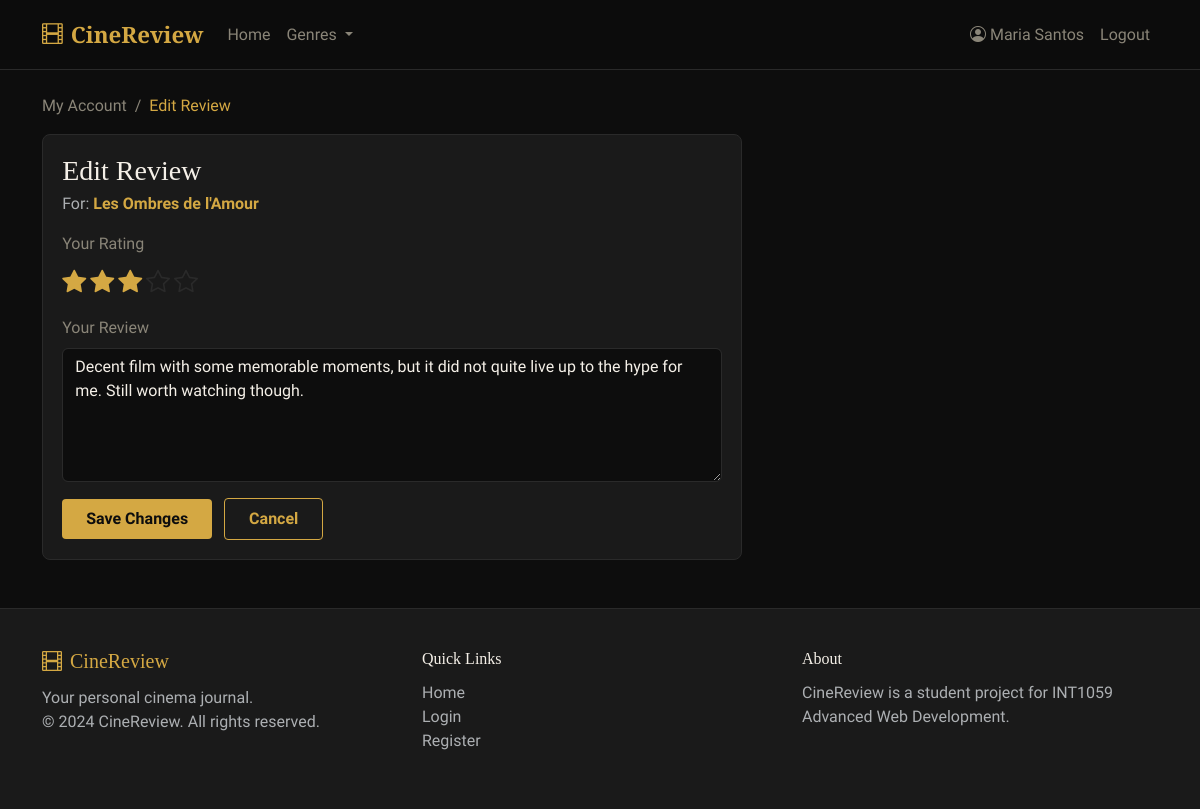
/edit_review.php?id=4 (signed in), run on the app's committed database.
### tables this page shows
CREATE TABLE `reviews` (
  `id` int(11) NOT NULL AUTO_INCREMENT,
  `user_id` int(11) NOT NULL,
  `movie_id` int(11) NOT NULL,
  `rating` int(11) NOT NULL CHECK (`rating` between 1 and 5),
  `review_text` text NOT NULL,
  `created_at` timestamp NOT NULL DEFAULT current_timestamp(),
  PRIMARY KEY (`id`),
  KEY `user_id` (`user_id`),
  KEY `movie_id` (`movie_id`),
  CONSTRAINT `reviews_ibfk_1` FOREIGN KEY (`user_id`) REFERENCES `users` (`id`) ON DELETE CASCADE,
  CONSTRAINT `reviews_ibfk_2` FOREIGN KEY (`movie_id`) REFERENCES `movies` (`id`) ON DELETE CASCADE
);

CREATE TABLE `movies` (
  `id` int(11) NOT NULL AUTO_INCREMENT,
  `title` varchar(200) NOT NULL,
  `year` int(11) NOT NULL,
  `genre` varchar(50) NOT NULL,
  `director` varchar(100) NOT NULL,
  `cast_members` varchar(500) NOT NULL,
  `description` text NOT NULL,
  `poster` varchar(500) NOT NULL,
  PRIMARY KEY (`id`)
);

### edit_review.php (the view, shortened to what this page needs)
<?php
require_once 'includes/auth.php';
$reviewId = isset($_GET['id']) ? (int)$_GET['id'] : 0;
$stmt = $conn->prepare("SELECT r.*, m.title as movie_title FROM reviews r JOIN movies m ON r.movie_id = m.id WHERE r.id = ? AND r.user_id = ?");
$stmt->bind_param("ii", $reviewId, $_SESSION['user_id']);
$stmt->execute();
$review = $stmt->get_result()->fetch_assoc();
require_once 'includes/header.php';
?>
<div class="container mt-4 mb-5">
    <nav aria-label="breadcrumb">
        <ol class="breadcrumb">
            <li class="breadcrumb-item"><a href="account.php">My Account</a></li>
            <li class="breadcrumb-item active">Edit Review</li>
        </ol>
    </nav>
    <div class="review-card" style="max-width:700px;">
        <h3 class="mb-1">Edit Review</h3>
        <p class="text-muted mb-3">For: <strong style="color:var(--cr-gold);"><?php echo htmlspecialchars($review['movie_title']); ?></strong></p>
        <form method="POST">
            <div class="mb-3">
                <label class="form-label" style="color:var(--cr-text-muted);">Your Rating</label>
                <div class="star-rating-input" id="starRating">
                    <?php for ($i = 1; $i <= 5; $i++): ?>
                        <i class="bi bi-star<?php echo $i <= $review['rating'] ? '-fill active' : ''; ?>" data-value="<?php echo $i; ?>" onclick="setRating(<?php echo $i; ?>)"></i>
                    <?php endfor; ?>
                </div>
            </div>
            <div class="mb-3">
                <label class="form-label" style="color:var(--cr-text-muted);">Your Review</label>
                <textarea class="form-control" name="review_text" rows="5" style="background-color:var(--cr-bg); border-color:var(--cr-border); color:var(--cr-text);"><?php echo htmlspecialchars($review['review_text']); ?></textarea>
            </div>
            <button type="submit" class="btn btn-gold">Save Changes</button>
            <a href="account.php?tab=reviews" class="btn btn-outline-gold ms-2">Cancel</a>
        </form>
    </div>
</div>
<?php require_once 'includes/footer.php'; ?>

### assets/css/style.css (style rules this page uses)
:root { --cr-bg: #0D0D0D; --cr-bg-light: #1A1A1A; --cr-bg-card: #141414; --cr-gold: #D4A843; --cr-gold-hover: #E8C36A; --cr-text: #F5F0E8; --cr-text-muted: #8A8578; --cr-border: #2A2A2A; }
body { background-color: var(--cr-bg); color: var(--cr-text); font-family: 'Source Sans 3', sans-serif; font-weight: 400; }
h1, h2, h3, h4, h5, h6 { font-family: 'Playfair Display', serif; color: var(--cr-text); }
a { color: var(--cr-gold); text-decoration: none; }
.btn-gold { background-color: var(--cr-gold); color: #0D0D0D; border: none; font-weight: 600; padding: 0.5rem 1.5rem; border-radius: 4px; transition: all 0.2s; }
.btn-outline-gold { border: 1px solid var(--cr-gold); color: var(--cr-gold); background: transparent; font-weight: 600; padding: 0.5rem 1.5rem; border-radius: 4px; transition: all 0.2s; }
.star-rating-input .bi { font-size: 1.5rem; cursor: pointer; color: var(--cr-border); transition: color 0.15s; }
.star-rating-input .bi.active, .star-rating-input .bi:hover { color: var(--cr-gold); }
.review-card { background-color: var(--cr-bg-light); border: 1px solid var(--cr-border); border-radius: 8px; padding: 1.2rem; margin-bottom: 1rem; }
.breadcrumb { background: transparent; padding: 0; margin-bottom: 1rem; }
.breadcrumb-item a { color: var(--cr-text-muted); }
.breadcrumb-item.active { color: var(--cr-gold); }
.breadcrumb-item + .breadcrumb-item::before { color: var(--cr-text-muted); }

### data on the page
reviews: movie.title "Les Ombres de l'Amour", rating 3 (drawn), review_text "Decent film with some memorable moments, but it did not quite live up to the hype for me. Still worth watching though."

### other printed values
$_SESSION['user_name'] "Maria Santos"
